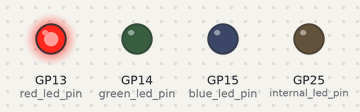
This program was run on a simulated Raspberry Pi Pico running MicroPython. Shown: output pins drawn as LEDs (lit = HIGH). What the program prints to the serial console is not drawn.

Above: at 0.12 s.
At 0.87 s:
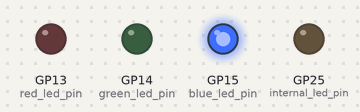
At 1.37 s:
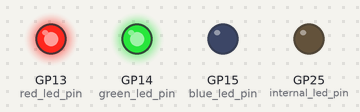
At 2.62 s:
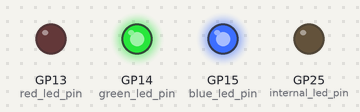
Timing chart, 0 to 3.0 s (numbered marks = the images above):
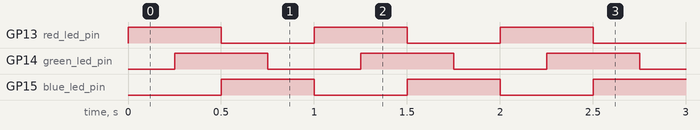

Measured:
- by itself, GP13 (red_led_pin), GP14 (green_led_pin), GP15 (blue_led_pin): alternates HIGH for 0.50 s and LOW for 0.50 s
- by itself, everything shown: repeats every 1.0 s, in 4 steps

The program:

led.py
```python
from machine import Pin
from utime import sleep

internal_led_pin = Pin("LED", Pin.OUT)


red_led_pin = Pin(13, Pin.OUT)
green_led_pin = Pin(14, Pin.OUT)
blue_led_pin = Pin(15, Pin.OUT)

print("LED starts flashing...")

red_led_pin.off()
green_led_pin.off()
blue_led_pin.off()

while True:
    try:
        red_led_pin.toggle()
        sleep(0.25) # sleep 1sec
        green_led_pin.toggle()
        sleep(0.25) # sleep 1sec
        blue_led_pin.toggle()

    except KeyboardInterrupt:
        break
red_led_pin.off()
green_led_pin.off()
blue_led_pin.off()
print("Finished.")
```
